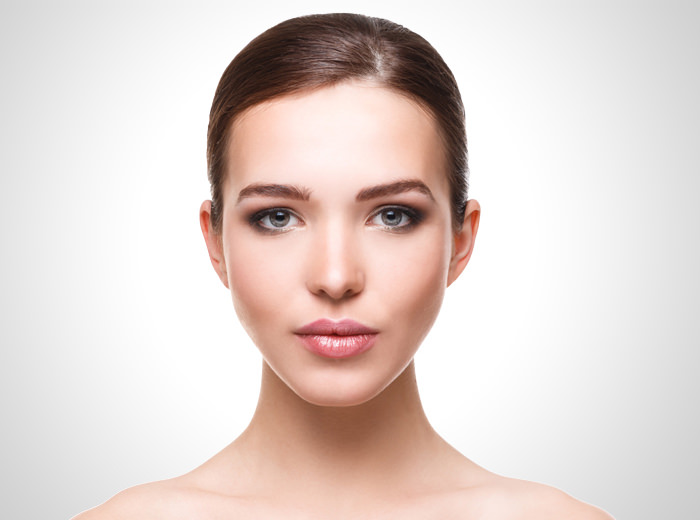
#> input picture data/images/visage_feminin.jpg, 700 x 520 px
$ python test_contours.py
#> lines starting #> are read from the running program, lines starting #| are printed output that depends on the picture; after the words box and inside, x2 and y2 are one past the last pixel; in counts of white or black regions, pixels touching at a corner belong together
import cv2
import numpy as np

# Charger l'image
image = cv2.imread("data/images/visage_feminin.jpg")
#> image is the input picture: shape (520, 700, 3); mean B, G, R 207.9, 212.5, 225.8

# Convertir en niveaux de gris
gray = cv2.cvtColor(image, cv2.COLOR_BGR2GRAY)
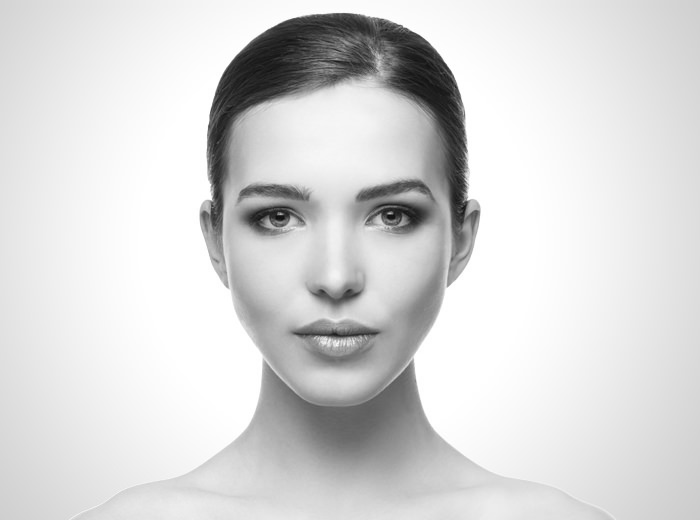
#> gray: shape (520, 700); min 14, max 255, mean 215.9

# Binariser (seuil automatique)
_, thresh = cv2.threshold(gray, 127, 255, cv2.THRESH_BINARY)
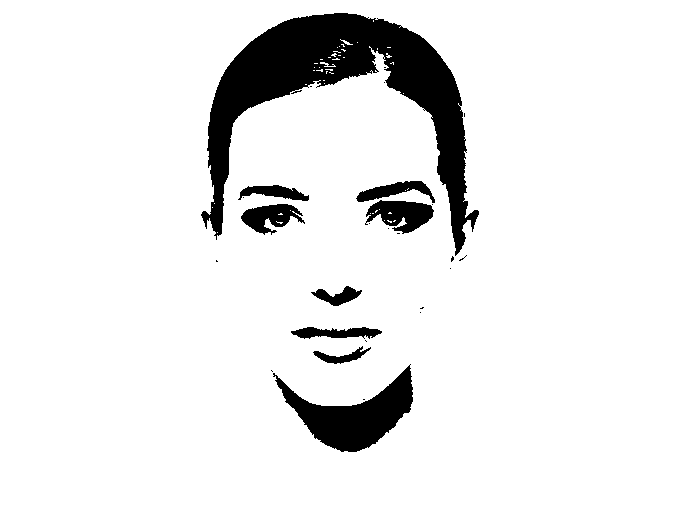
#> thresh: shape (520, 700); 91.6% white; 27 black regions (18 under 20 px), largest, box (x1, y1, x2, y2) and area: (201, 13, 479, 256) 20095, (273, 364, 413, 452) 5037, (365, 200, 434, 234) 1410

# Trouver les contours extérieurs
contours, hierarchy = cv2.findContours(thresh, cv2.RETR_EXTERNAL, cv2.CHAIN_APPROX_SIMPLE)
#> contours = [[[0, 0], [0, 519], [699, 519], [699, 0]]]

# Créer une image vide pour dessiner les contours
contour_image = np.zeros_like(image)

# Dessiner les contours en vert
cv2.drawContours(contour_image, contours, -1, (0, 255, 0), 2)
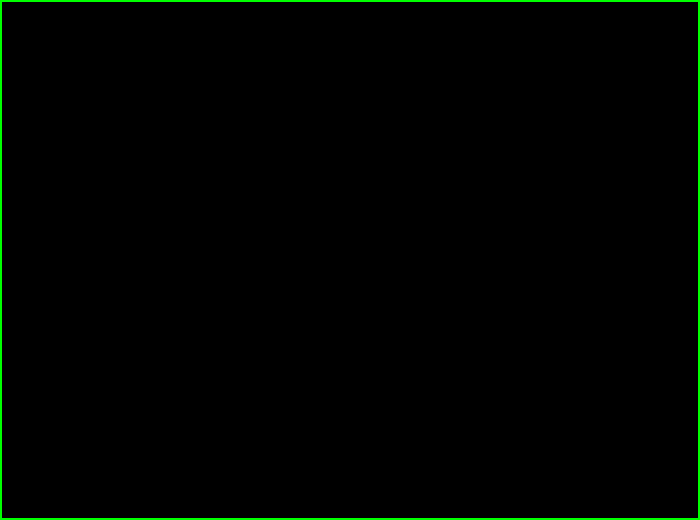
#> contour_image: shape (520, 700, 3); mean of channels 0, 1, 2 0, 3.4, 0; drawn as B, G, R

# Afficher les résultats
cv2.imshow("Original", image)
cv2.imshow("Contours Exterieurs", contour_image)
cv2.waitKey(0)
cv2.destroyAllWindows()

$ run again, with data/images/cuisine.jpg copied over data/images/visage_feminin.jpg
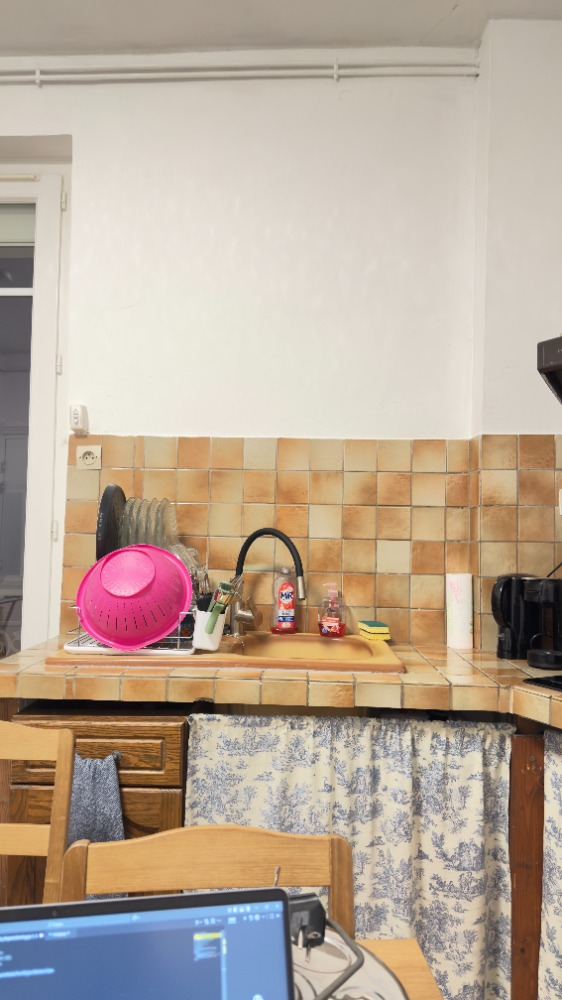
#> input picture data/images/cuisine.jpg, 562 x 1000 px
#> image is the input picture: shape (1000, 562, 3); mean B, G, R 151.7, 167.6, 184.7
#> `_, thresh = cv2.threshold(gray, 127, 255, cv2.THRESH_BINARY)`:
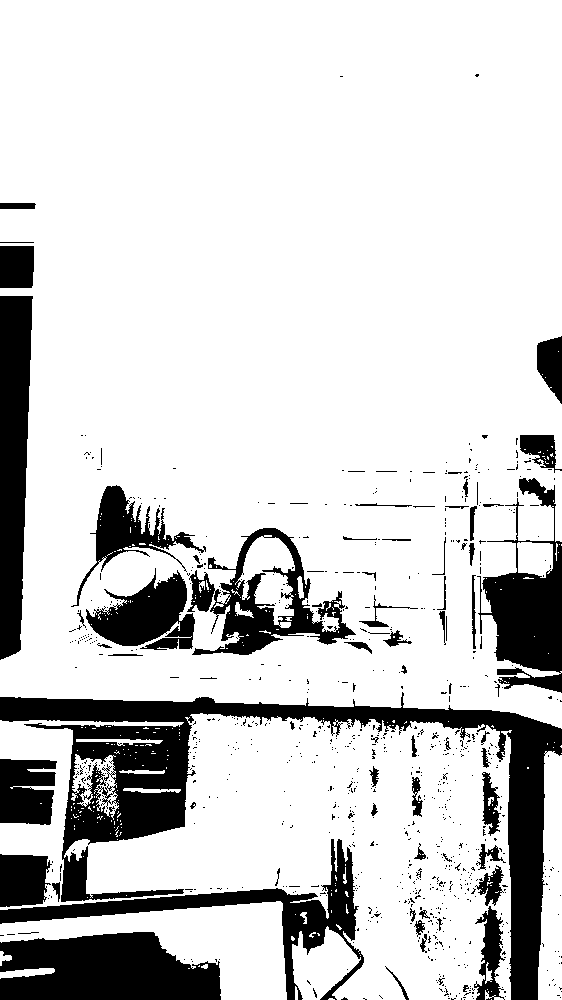
#> thresh: shape (1000, 562); 81.6% white; 837 black regions (765 under 20 px)
#> contours = 176 contours, 161 with area under 20; largest, box (x1, y1, x2, y2) and area: (0, 0, 562, 729) 371564, (0, 713, 512, 1000) 80705, (0, 901, 287, 1000) 12086, (538, 751, 562, 1000) 4652, (292, 926, 361, 1000) 2846
#> `cv2.drawContours(contour_image, contours, -1, (0, 255, 0), 2)`:
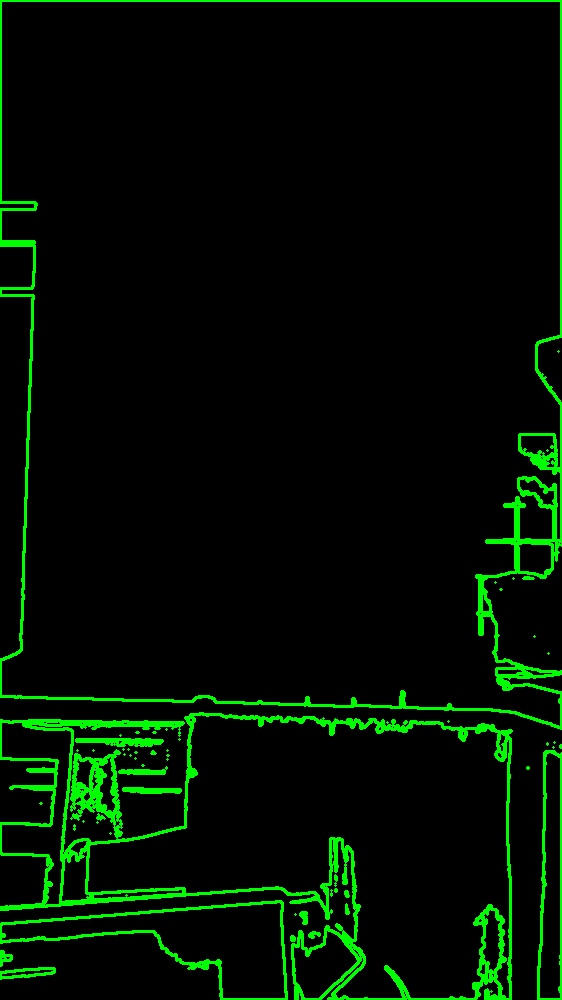
#> contour_image: shape (1000, 562, 3); mean of channels 0, 1, 2 0, 15, 0; drawn as B, G, R

$ run again, with data/images/salon.png saved as data/images/visage_feminin.jpg
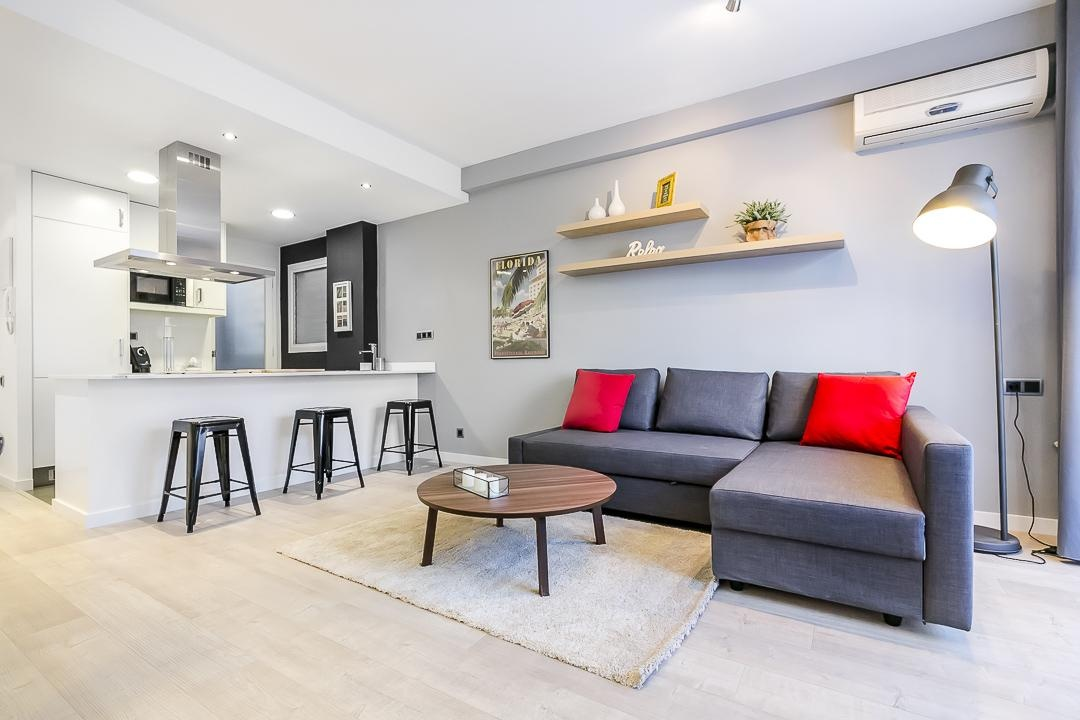
#> input picture data/images/salon.png, 1080 x 720 px
#> image is the input picture: shape (720, 1080, 3); mean B, G, R 181.7, 181.7, 188
#> `_, thresh = cv2.threshold(gray, 127, 255, cv2.THRESH_BINARY)`:
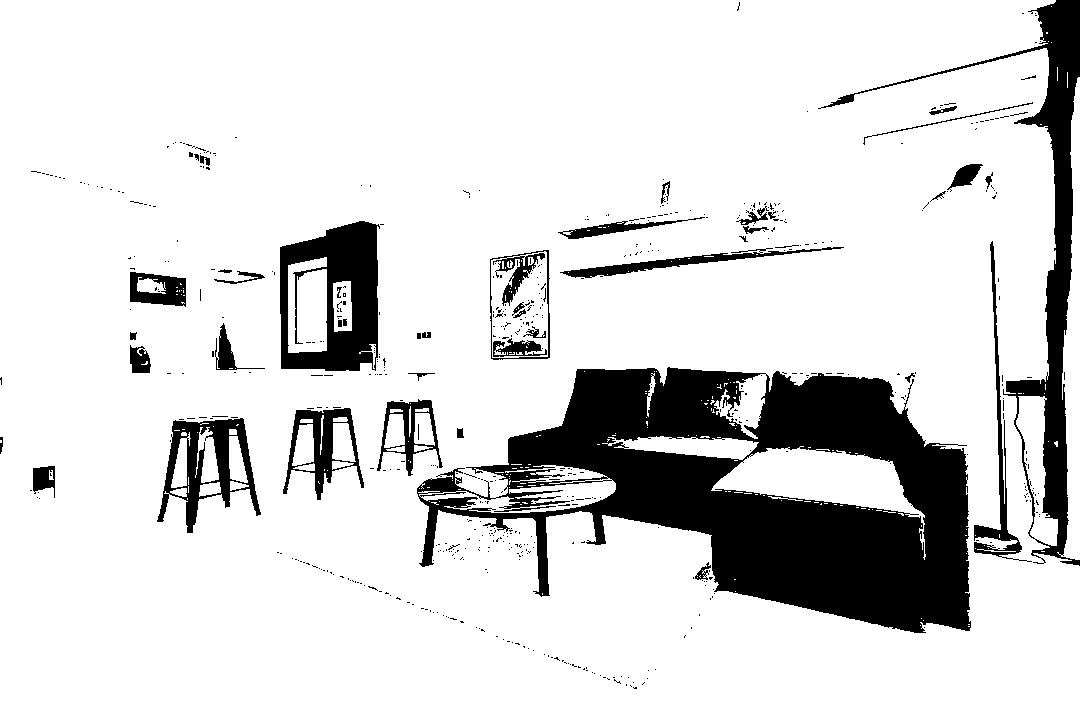
#> thresh: shape (720, 1080); 85.1% white; 582 black regions (537 under 20 px)
#> contours = 17 contours, 15 with area under 20; largest, box (x1, y1, x2, y2) and area: (0, 0, 1080, 720) 755490, (1057, 77, 1080, 560) 4970
#> `cv2.drawContours(contour_image, contours, -1, (0, 255, 0), 2)`:
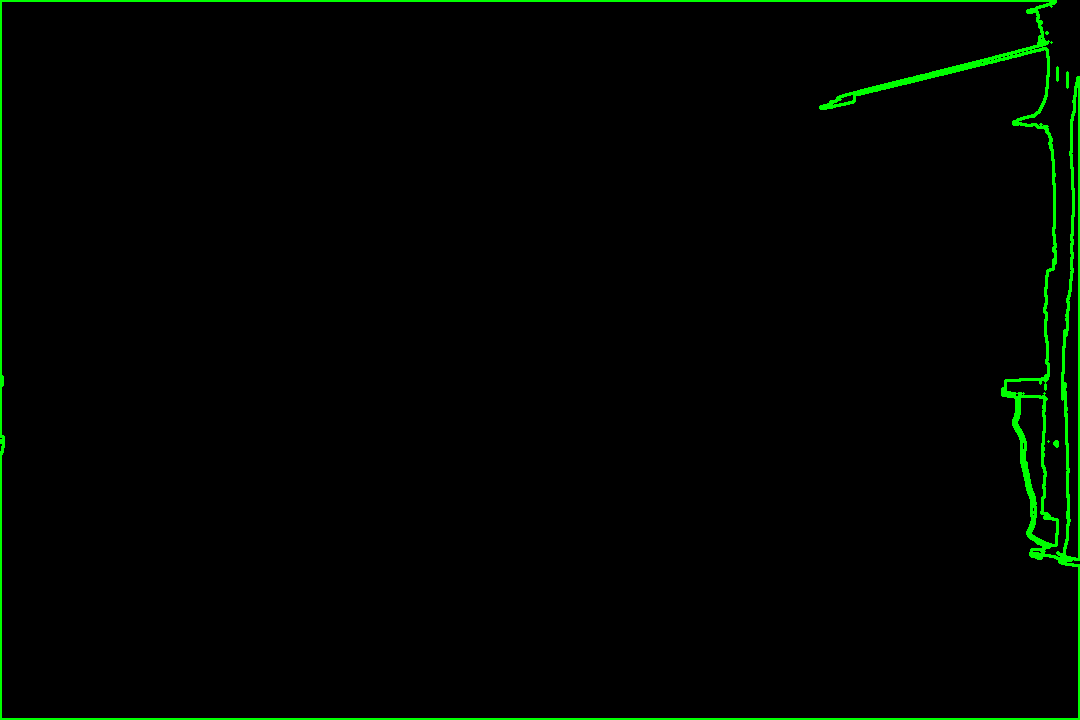
#> contour_image: shape (720, 1080, 3); mean of channels 0, 1, 2 0, 4.7, 0; drawn as B, G, R
